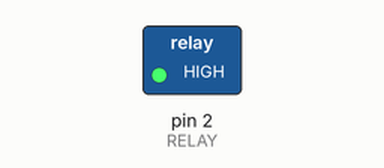
Bench run of a sketch on a simulated Arduino Uno, built with avr-gcc and run on an emulated ATmega328P. On the bench: switched loads named in the sketch (green lamp = pin HIGH). Dashed ring = blinking.

Above: at 0.2 s.
Timing chart, 0 to 3.0 s (numbered marks = the images above):
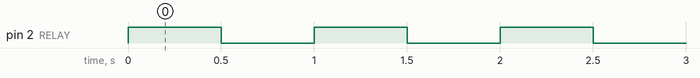

Measured:
- by itself, pin 2 (RELAY): alternates HIGH for 0.50 s and LOW for 0.50 s

The sketch:

relayTest.ino
```cpp
/**
 * Alex Knowlton
 * 11/17/2020
 *
 * This sketch is a test for a simple relay setup. The relay is wired like
 * normal for any arduino PWM device.
 */

int RELAY = 2;

void setup()
{
  pinMode(RELAY, OUTPUT);
}

void loop()
{
  digitalWrite(RELAY, HIGH);
  delay(500);
  digitalWrite(RELAY, LOW);
  delay(500);
}
```
